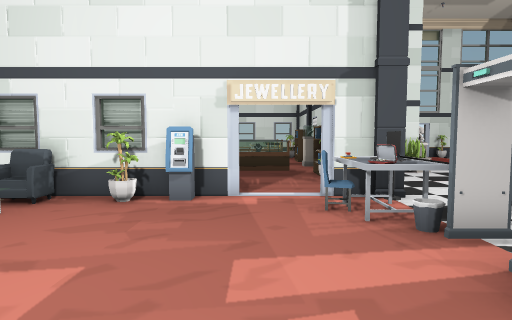
View 1 (above)

24 first-person views from a walk through a 3-D level made in the Unity game engine. The camera is 1.4 m above the floor, tilts 4° down and sees 75° across. The floor is counted in squares, 1 m on a side. Each view is taken from the middle of a square. On the plan, view 1 faces up. The plan holds only what a view shows up to about 15 squares ahead; the rest is blank. The place goes on beyond the plan. Some animated figures are left out. Door leaves are left out, so doorways stand open.

View 2
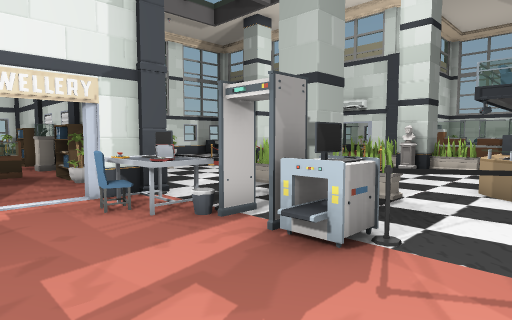

View 3
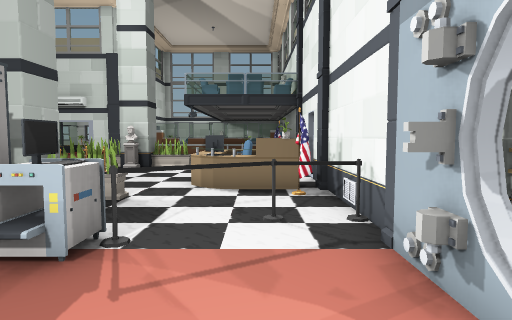

View 4
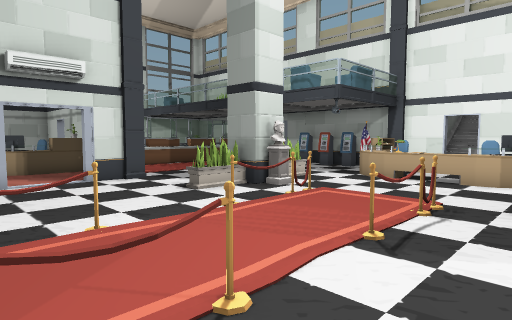

View 5
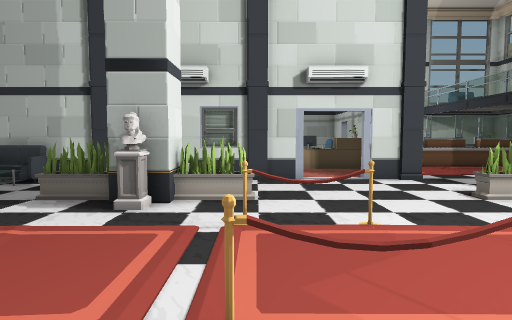

View 6
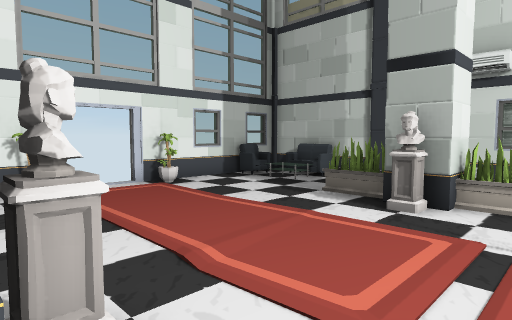

View 7
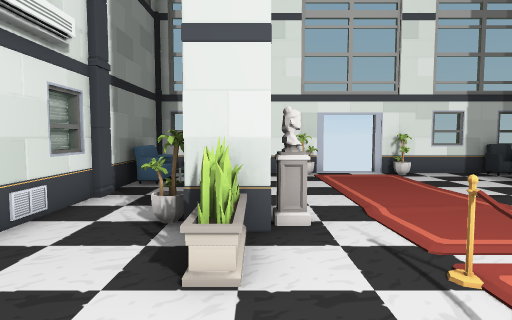

View 8
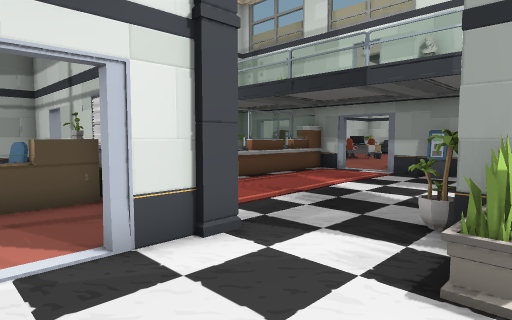

View 9
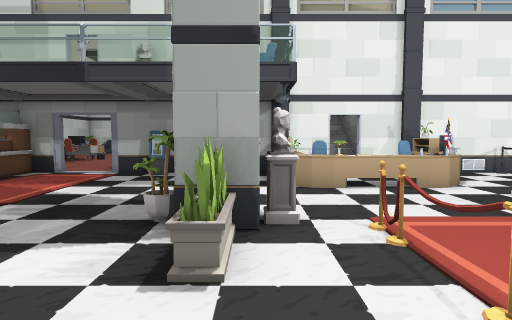

View 10
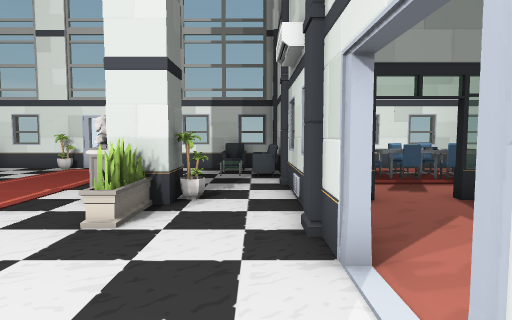

View 11
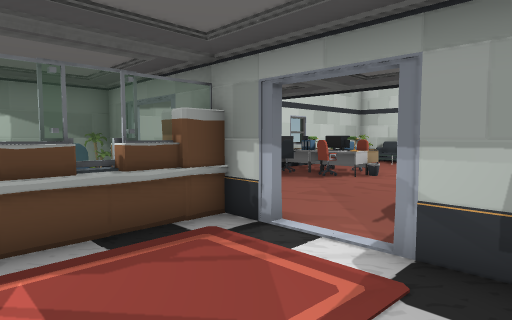

View 12
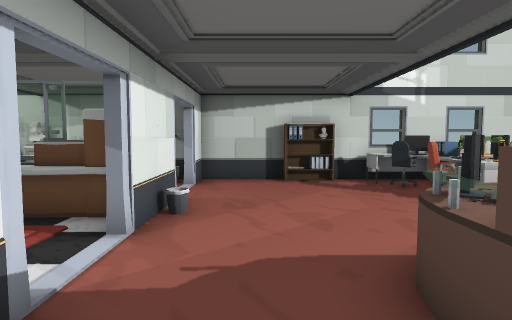

View 13
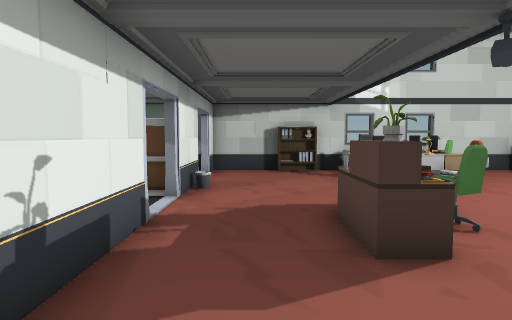

View 14
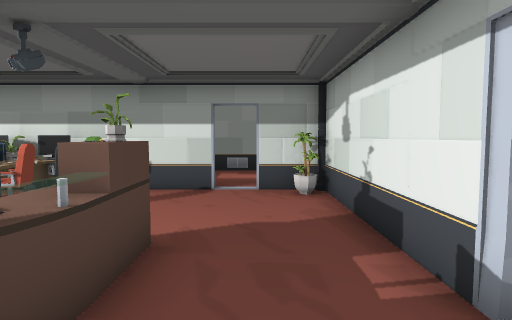

View 15
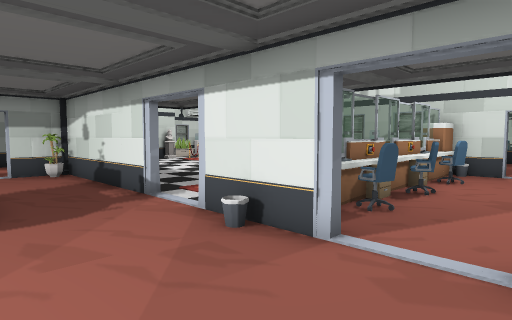

View 16
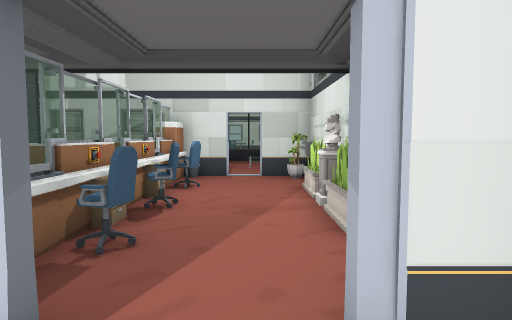

View 17
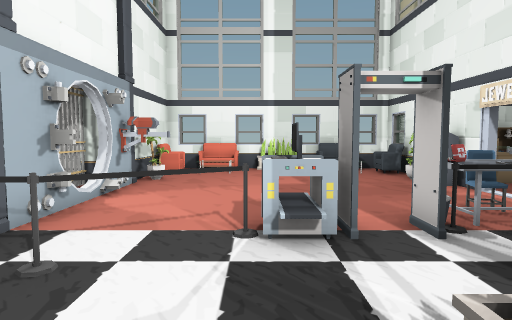

View 18
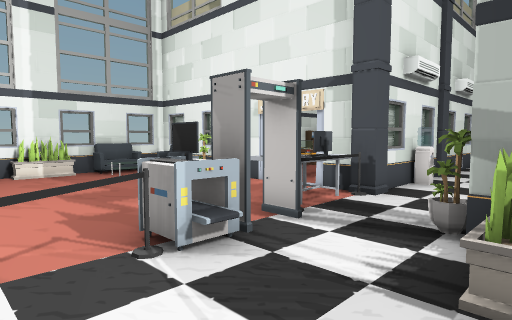

View 19
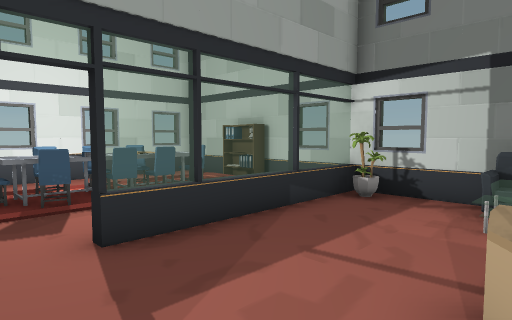

View 20
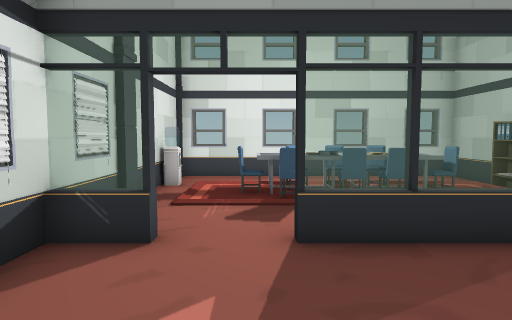

View 21
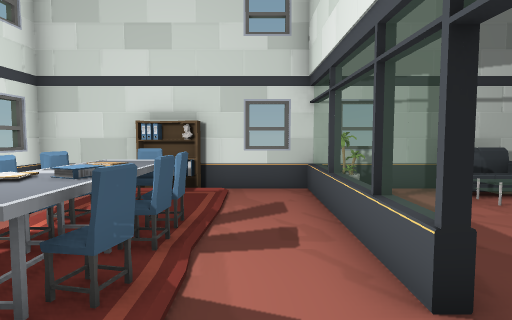

View 22
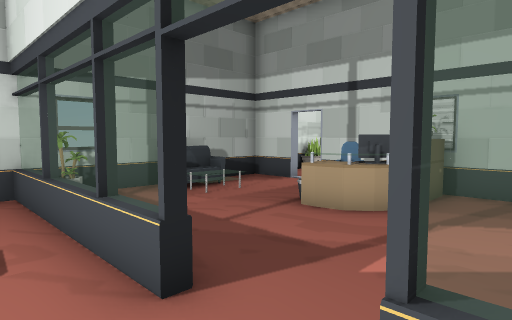

View 23
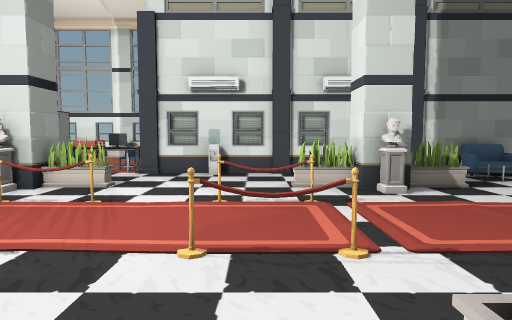

View 24
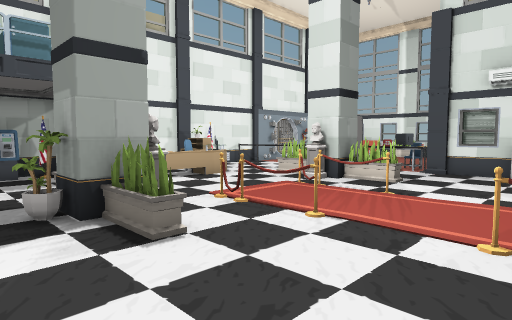

### Floor plan
Points are (right, up) in squares from view 1. A wall is a line through its corners. A room is listed if a view was taken in it or the views show most of it. See-through windows are left out.
Room 1 (views 1, 2, 3, 4, 5, 6, 7, 8, 9, 10, 11, 17, 18, 23, 24)
walls: (13.9, 5.5) (13.9, 6.1) (15.2, 6.1) (15.2, 5.5); (5.9, 6.1) (7.2, 6.1) (7.2, 5.5); (17.9, 8.5) (17.9, 9.5); (17.9, 11.4) (17.9, 12.5); (13.9, 15.6) (13.9, 16.1); (2.9, 9.7) (2.9, 8.6); (2.6, 7.8) (1.5, 7.8); (3.2, 11.5) (3.2, 8.5); (19.7, 8.1) (19.1, 8.1); (17.9, 13.5) (17.9, 17.4); (7.2, 16.1) (7.2, 15.4); (18.1, 13.6) (18.1, 14.8) (17.9, 14.8); (15.2, 16.1) (15.2, 15.4); (11.1, -1.9) (15.3, -1.9); (6.8, -1.2) (7.3, -1); (2.9, 14.7) (2.9, 13.7); (22.2, 8.1) (21.2, 8.1); (-0.4, 7.8) (-6.8, 7.8) (-6.8, -1.9) (-2.6, -1.9); (17.1, -1.9) (19.6, -1.9); (3.8, -1.9) (10.1, -1.9); (2.9, 17.2) (2.9, 16.5); (3.2, 17.5) (3.2, 13.5); (17.9, 18.4) (17.9, 22.5); (1.9, -1.8) (1.9, -1.2); (1.7, -2.1) (1.7, -1.7); (-2.8, 8.1) (-3.8, 8.1); (25.1, 7.8) (18.6, 7.8); (21.5, -1.9) (22.5, -1.9); (9.6, 22.8) (3.2, 22.8) (3.2, 19.4); (-0.4, -1.6) (-0.4, -1.9); (-0.6, -1.6) (-0.6, -1.9) (-0.1, -1.9); (-1.5, -1.7) (-0.1, -1.7); (23.4, -2.2) (22.5, -2.2); (17.5, 22.8) (11.5, 22.8); (-5.3, 8.1) (-6.3, 8.1); (-1.9, -3) (-0.4, -3); (26.5, -1.9) (27.9, -1.9) (27.9, 7.8) (26.1, 7.8)
low walls: (16.6, 21.8) (15.6, 21.8) (15.6, 22.6); (16.5, 22.3) (15.6, 22.3)
ways out: opening at (23, -2.5) to room 2; opening at (26, -2.5) to room 2; open door at (20.5, -2.2) to room 2; open door at (24.5, -2.5) to room 2; open door at (27, -2.5) to room 2; open door at (18.5, 10.5) to room 3; open door at (25.5, 8) to room 3; open door at (2.5, 0) to room 5; opening at (1, 8.5); open door at (0, 8.5); open door at (2, 8.5); open door at (10.5, -2); open door at (10.5, 23)
objects: sofa (-7, 0) to (-6, 1); sofa (-7, 5) to (-6, 6); plant (-6, 3); sofa (-6, 7) to (-5, 7); sofa (-5, -2); plant (-3, -1); plant (-3, 7); pillar (-2, -2); cash machine (-2, 7); other object (-1, -1); other object (1, 7); table (2, 5) to (3, 5); computer (2, 6) to (2, 7); other object (3, 2) to (3, 3); barrier (3, 6) to (3, 7); pillar (3, 8); pillar (3, 18); other object (4, 0) to (4, 1); water cooler (4, 11); sofa (4, 20) to (4, 21); other object (5, -1); plant (6, 5); plant (6, 15); plant (7, 4); pillar (7, 5); plant (7, 7); plant (7, 14); pillar (7, 15); plant (7, 17); pillar (8, -2); other object (8, -1); desk (8, -1) to (9, 0); computer (8, 1) to (9, 1); pillar (8, 6); other object (8, 7); pillar (8, 16); desk (9, 2); other object (9, 6); barrier (9, 7); barrier (9, 8); other object (9, 9); other object (9, 11); barrier (9, 12) to (9, 13); plant (9, 22); desk (10, 1) to (11, 2); barrier (11, 7); desk (12, -1) to (13, 2); other object (12, 6); barrier (12, 7) to (12, 8); other object (12, 9); other object (12, 11); barrier (12, 12) to (12, 13); plant (12, 22); pillar (13, 5) to (14, 6); pillar (13, 15) to (14, 16); other object (14, 0); cash machine (15, -1); plant (15, 4); pillar (15, 5); plant (15, 7); plant (15, 14); pillar (15, 15); plant (15, 17); plant (16, 5); plant (16, 16); cash machine (17, -1) to (18, -1); sofa (17, 20); pillar (18, 8); pillar (18, 13); other object (23, -2); desk (23, -1) to (24, 0); desk (23, 1) to (23, 3); desk (23, 3) to (24, 5); desk (23, 5) to (23, 7); drawers (24, 1) to (24, 2); drawers (24, 4); plant (27, -1); pillar (27, 3) to (28, 3); plant (27, 7)
Room 2 (views 12, 13, 14, 15, 16)
walls: (18.9, -5.2) (18.9, -5.9); (18.4, -5.4) (19.5, -5.4); (19.6, -2.2) (13.5, -2.2); (22.5, -2.2) (21.5, -2.2); (24.6, -2.2) (23.4, -2.2); (13.2, -5) (13.2, -9.5); (13.2, -2.5) (13.2, -4); (27.9, -5) (27.9, -2.2) (26.5, -2.2); (27.9, -9.5) (27.9, -6.5)
ways out: opening at (23, -2.5) to room 1; opening at (26, -2.5) to room 1; open door at (20.5, -2.2) to room 1; open door at (24.5, -2.5) to room 1; open door at (27, -2.5) to room 1; open door at (12.7, -4.3)
objects: desk (14, -9) to (16, -8); plant (14, -3); other object (18, -6); other object (19, -7); computer (20, -6); desk (24, -9) to (27, -8); shelf (28, -6)
Room 3 (views 19, 20)
walls: (21.5, 9.5) (21.5, 10.1); (19.6, 15.3) (18.3, 15.3); (26.5, 15.3) (21.5, 15.3); (20.1, 8.1) (25, 8.1); (26.1, 8.1) (27.9, 8.1) (27.9, 14.5); (18.2, 15.5) (18.2, 14.5)
low walls: (21.4, 9.9) (21.5, 10.4)
ways out: open door at (18.5, 10.5) to room 1; open door at (25.5, 8) to room 1; open door at (21, 16) to room 4
objects: computer (22, 11); other object (23, 9) to (23, 10); sofa (27, 11)
Room 4 (views 21, 22)
walls: (21.5, 15.6) (28, 15.6); (27.9, 20.1) (27.9, 22.8) (18.5, 22.8); (18.2, 22.4) (18.2, 15.5); (28, 15.3) (26.5, 15.3); (27.9, 14.5) (27.9, 18.5)
ways out: open door at (21, 16) to room 3
objects: pillar (18, 18); water cooler (19, 21); table (21, 19) to (22, 20); other object (22, 18); other object (23, 18); table (23, 19) to (25, 20); other object (23, 20); other object (24, 18); other object (26, 19); plant (27, 15); shelf (28, 19)
Room 5 (no view inside)
walls: (2, -1.2) (2, -1.8)
ways out: open door at (2.5, 0) to room 1
objects: pillar (3, -2)

Positions as (right, up) in squares from view 1, and headings:
1: (0, 0), facing up
2: (-1, 0), facing up-right
3: (-1, 0), facing right
4: (7, 13), facing down-right
5: (7, 13), facing right
6: (7, 13), facing up-right
7: (7, 10), facing up
8: (14, 11), facing down-right
9: (14, 11), facing down
10: (17, 8), facing up
11: (18, 2), facing down-right
12: (17, -4), facing right
13: (14, -4), facing right
14: (22, -4), facing left
15: (27, -6), facing up-left
16: (26, -4), facing up
17: (8, 2), facing left
18: (7, 0), facing up-left
19: (20, 11), facing up-right
20: (21, 11), facing up
21: (19, 17), facing right
22: (19, 17), facing down-right
23: (16, 12), facing left
24: (17, 12), facing down-left
